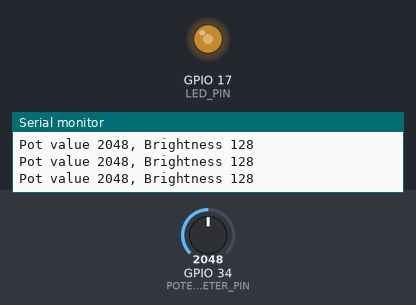
Simulated run of this program. Board: ESP32. Shown: output pins drawn as LEDs (lit = HIGH), the last lines printed to the serial monitor. Inputs (shaded band) come from the test bench; at power-on: GPIO 34 (POTENTIOMETER_PIN) = 2048.

Above: at 1.2 s.
1.3 s: GPIO 34 (POTENTIOMETER_PIN) set to 2866
At 1.8 s:
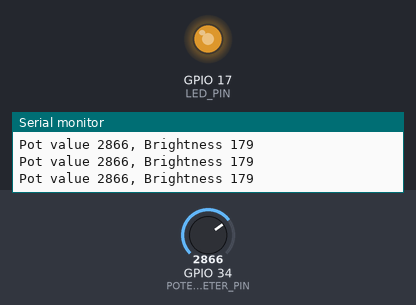
2.8 s: GPIO 34 (POTENTIOMETER_PIN) set to 1033
At 3.2 s:
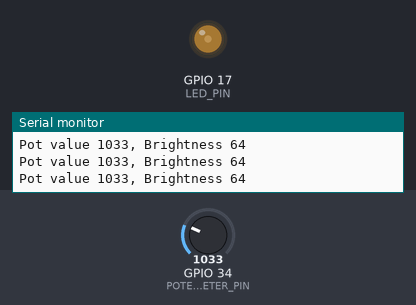
4.3 s: GPIO 34 (POTENTIOMETER_PIN) set to 935
At 5.5 s:
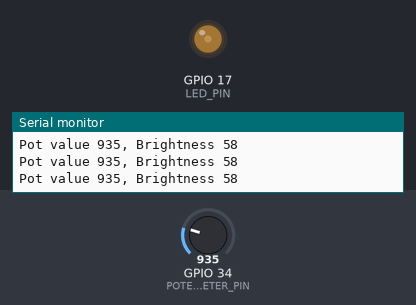
5.8 s: GPIO 34 (POTENTIOMETER_PIN) set to 0
At 6.4 s:
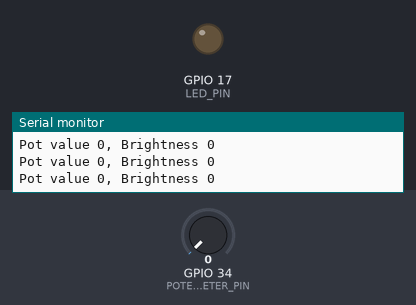
7.3 s: GPIO 34 (POTENTIOMETER_PIN) set to 3603
At 7.7 s:
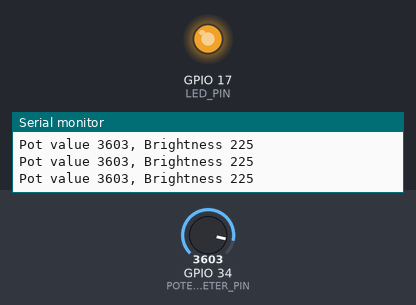
Timing chart, 0 to 9.8 s (numbered marks = the images above; inputs shaded):
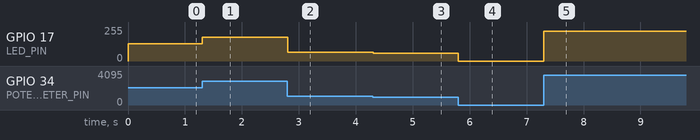

The program:

main.cpp
```cpp
#include<Arduino.h>
#define LED_PIN 17             // Use a real GPIO pin (PWM-capable)
#define POTENTIOMETER_PIN 34   // Use ADC-capable GPIO

void setup() {
  ledcSetup(0, 5000, 8);            // Channel 0, 5kHz, 8-bit resolution
  ledcAttachPin(LED_PIN, 0);       // Attach channel 0 to LED_PIN
  Serial.begin(115200);
}

void loop() {
  int potentiometerValue = analogRead(POTENTIOMETER_PIN);  // 0 to 4095
  int brightness = potentiometerValue / 16;  // Convert to 0–255
  ledcWrite(0, brightness);  // Set PWM brightness
  Serial.printf("Pot value %d, Brightness %d\n",potentiometerValue,brightness);
  delay(10);
}
```

Measured:
- after the input at 1.3 s, GPIO 17 (LED_PIN): 128/255 → 178/255 at once
- after the input at 2.8 s, GPIO 17 (LED_PIN): 178/255 → 64/255 at once
- after the input at 4.3 s, GPIO 17 (LED_PIN): 64/255 → 58/255 at once
- after the input at 5.8 s, GPIO 17 (LED_PIN): 58/255 → 0/255 at once
- after the input at 7.3 s, GPIO 17 (LED_PIN): 0/255 → 224/255 at once
